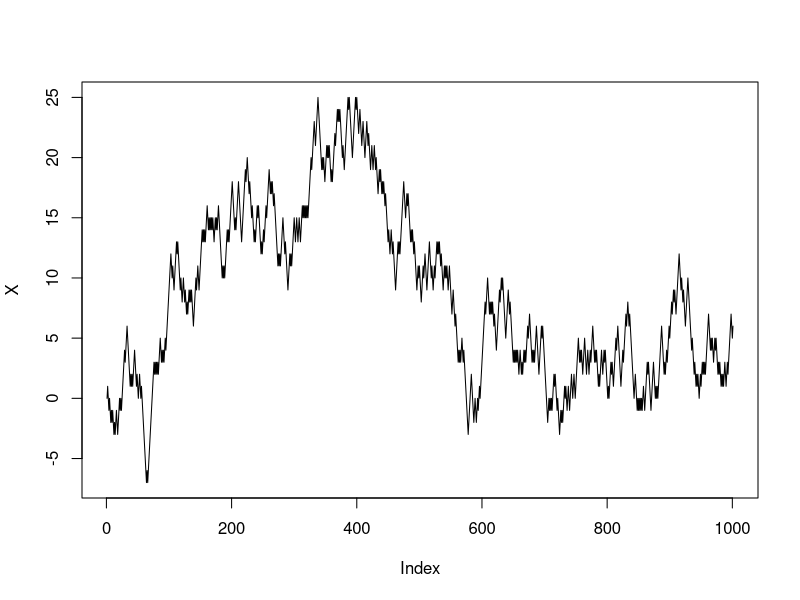

This figure's R source:
#coding for random walk

set.seed(2)
n <- 1000
Y<-sample(c(-1,1),size = n, replace=T, prob = c(0.5,0.5))
X<-c(0, cumsum(Y))
plot(X, type = "l")
